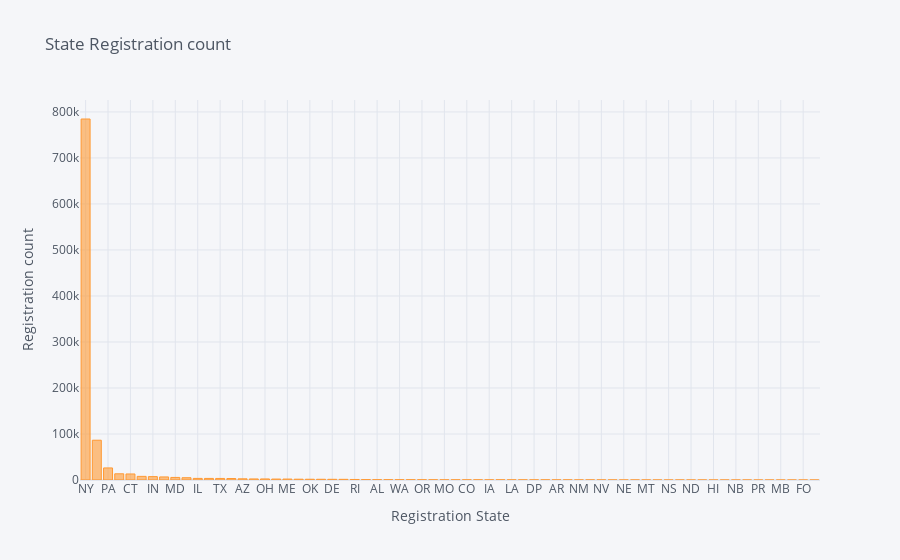

Notebook code cell kept with this figure:
### Code cell
df_new2['Registration State'].value_counts().iplot(kind="bar",bins=30,
               title="State Registration count",
              xTitle="Registration State",
            yTitle="Registration count");

### Figure 1 — Plotly figure (JSON) as saved in the notebook; plotly's stock layout.template omitted (floating-point values rounded to 4 significant figures)
{"data": [{"marker": {"color": "rgba(255, 153, 51, 0.6)", "line": {"color": "rgba(255, 153, 51, 1.0)", "width": 1}}, "name": "Registration State", "orientation": "v", "text": "", "type": "bar", "x": ["NY", "NJ", "PA", "FL", "CT", "MA", "IN", "VA", "MD", "NC", "IL", "GA", "TX", "99", "AZ", "CA", "OH", "SC", "ME", "MN", "OK", "TN", "DE", "MI", "RI", "NH", "AL", "VT", "WA", "ON", "OR", "QB", "MO", "WI", "CO", "DC", "IA", "KY", "LA", "MS", "DP", "ID", "AR", "WV", "NM", "SD", "NV", "KS", "NE", "UT", "MT", "GV", "NS", "AK", "ND", "WY", "HI", "AB", "NB", "BC", "PR", "PE", "MB", "SK", "FO", "NT"], "y": [784731, 86487, 26221, 13480, 13106, 7920, 7371, 6642, 5595, 4937, 3486, 3435, 3372, 3224, 2583, 2310, 2285, 2065, 2035, 1753, 1646, 1573, 1509, 1458, 1157, 798, 652, 637, 620, 557, 540, 429, 392, 386, 386, 377, 377, 358, 316, 311, 289, 277, 243, 239, 225, 179, 165, 127, 122, 104, 99, 75, 69, 63, 58, 48, 34, 16, 14, 13, 12, 4, 4, 2, 1, 1]}], "layout": {"legend": {"bgcolor": "#F5F6F9", "font": {"color": "#4D5663"}}, "paper_bgcolor": "#F5F6F9", "plot_bgcolor": "#F5F6F9", "title": {"font": {"color": "#4D5663"}, "text": "State Registration count"}, "xaxis": {"gridcolor": "#E1E5ED", "showgrid": true, "tickfont": {"color": "#4D5663"}, "title": {"font": {"color": "#4D5663"}, "text": "Registration State"}, "zerolinecolor": "#E1E5ED"}, "yaxis": {"gridcolor": "#E1E5ED", "showgrid": true, "tickfont": {"color": "#4D5663"}, "title": {"font": {"color": "#4D5663"}, "text": "Registration count"}, "zerolinecolor": "#E1E5ED"}}}
